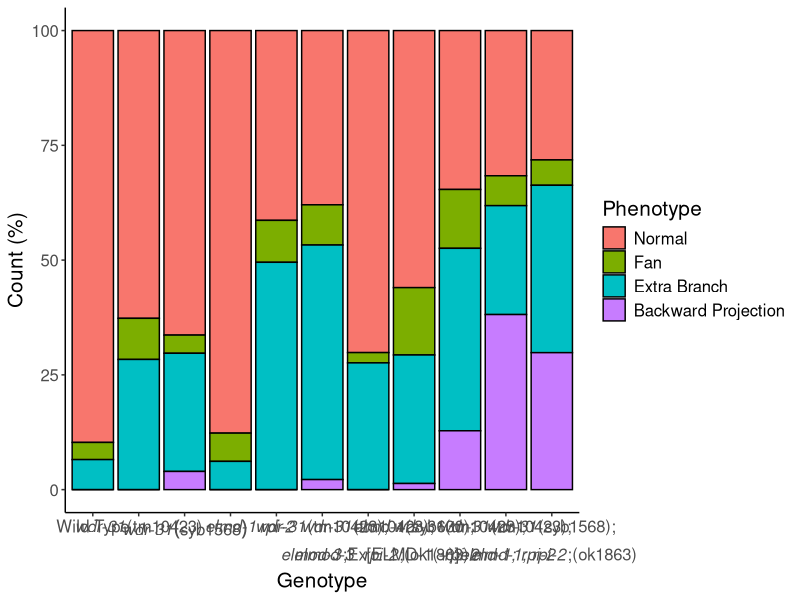
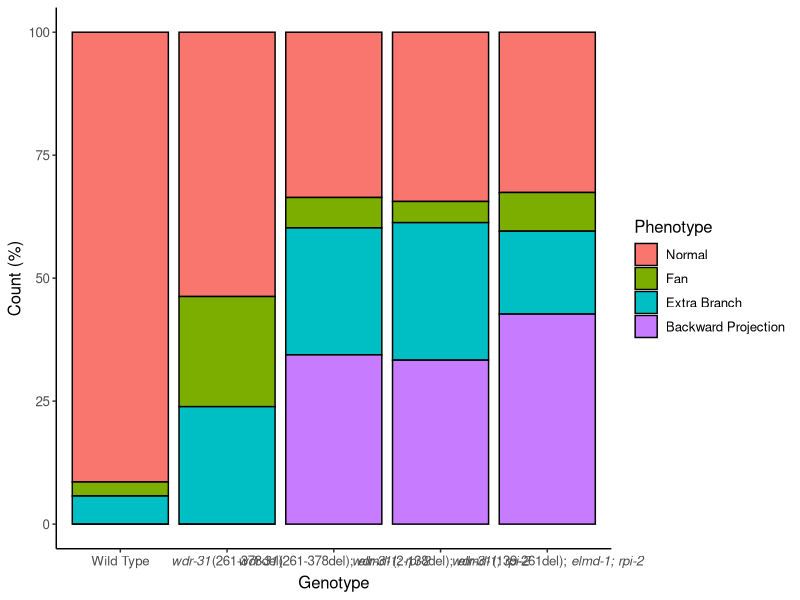
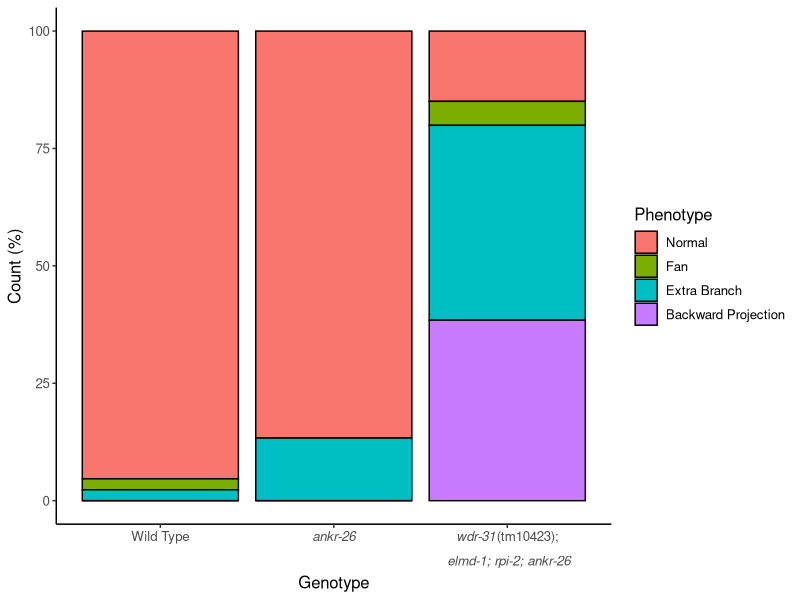
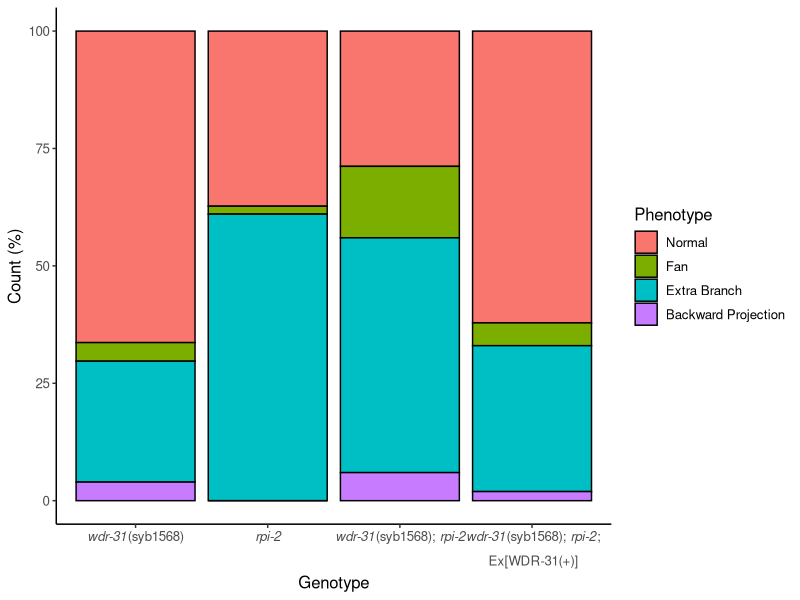

Source code (R) for these figures, in order:

library(readxl)
library(ggplot2)

awb_data<-function(data){
  
  colnames(data)[1]<-"Genotype"
  data1<-data[,c(1,2)]
  data2<-data[,c(1,3)]
  data3<-data[,c(1,4)]
  data4<-data[,c(1,5)]
  
  colnames(data1)[2]<-"Count"
  colnames(data2)[2]<-"Count"
  colnames(data3)[2]<-"Count"
  colnames(data4)[2]<-"Count"
  
  data1$Phenotype<-"Normal"
  data2$Phenotype<-"Fan"
  data3$Phenotype<-"Extra Branch"
  data4$Phenotype<-"Backward Projection"
  
  data1$Count<-as.numeric(data1$Count)
  data2$Count<-as.numeric(data2$Count)
  data3$Count<-as.numeric(data3$Count)
  data3$Count<-as.numeric(data3$Count)
  
  
  data1$Count_p<-(data1$Count*100)/(data3$Count + data1$Count + data2$Count + data4$Count)
  data2$Count_p<-(data2$Count*100)/(data3$Count + data1$Count + data2$Count + data4$Count)
  data3$Count_p<-(data3$Count*100)/(data3$Count + data1$Count + data2$Count + data4$Count)
  data4$Count_p<-(data4$Count*100)/(data3$Count + data1$Count + data2$Count + data4$Count)
  
  data_last<-rbind(data1, data2, data3, data4)
  data_last$Phenotype<-factor(data_last$Phenotype, levels = unique(data_last$Phenotype))
  data_last$Genotype<-factor(data_last$Genotype, levels = c(data1$Genotype))
  return(data_last)
}

awb<-read_xlsx("./data/AWB_Cilia_Morphology_Analysis.xlsx")
awb_2<-read_xlsx("./data/AWB_Cilia_Morphology_Analysis.xlsx",2)
awb_3<-read_xlsx("./data/AWB_Cilia_Morphology_Analysis.xlsx",3)
awb_4<-read_xlsx("./data/AWB_Cilia_Morphology_Analysis.xlsx",4)

awb_4<-awb_4[,1:5]

awb<-awb_data(awb)
awb_2<-awb_data(awb_2)
awb_3<-awb_data(awb_3)
awb_4<-awb_data(awb_4)


# Plot for table 1

xsub_plot1 <- ~ atop(paste(italic("wdr-31"),"(tm10423); "), paste(italic("elmod-3")))
xsub1_plot1 <- ~ atop(paste(italic("wdr-31"),"(tm10423); "), paste(italic("elmod-3"), ";Ex[ELMD-1(+)]"))
xsub2_plot1 <- ~ atop(paste(italic("elmd-1"),"(syb630); "), paste(italic("rpi-2"),";(ok1863)"))
xsub3_plot1 <- ~ atop(paste(italic("wdr-31"),"(tm10423); "), paste(italic("rpi-2")))
xsub4_plot1 <- ~ atop(paste(italic("wdr-31"),"(tm10423); "), paste(italic("elmd-1; rpi-2")))
xsub5_plot1 <- ~ atop(paste(italic("wdr-31"),"(syb1568); "), paste(italic("elmd-1; rpi-2"),";(ok1863)"))


awb_plot1<-ggplot(data = awb, aes(x = Genotype, y = Count_p, fill = Phenotype)) +
  geom_bar(stat = "identity", width = 0.9, color = "black") +
  scale_x_discrete("Genotype", labels = c(expression("Wild Type", 
                                                     paste(italic("wdr-31"),"(tm10423)"),
                                                     italic("wdr-31")(syb1568),
                                                     italic("elmd-1"),
                                                     italic("rpi-2")),
                                                     xsub_plot1,xsub1_plot1,xsub2_plot1,xsub3_plot1,xsub4_plot1,xsub5_plot1
  )) +
  scale_y_continuous("Count (%)") +
  theme(legend.text.align = 0, panel.background = element_rect(fill = "white"),
        axis.line = element_line(colour = "black"), text = element_text(size=15))



# Plot for table 2

awb_plot2<-ggplot(data = awb_2, aes(x = Genotype, y = Count_p, fill = Phenotype)) +
  geom_bar(stat = "identity", width = 0.9, color = "black") +
  scale_x_discrete("Genotype", labels = expression("Wild Type", 
                                                     paste(italic("wdr-31"),"(261-378del)"),
                                                     paste(italic("wdr-31"),"(261-378del); ", italic("elmd-1; rpi-2")),
                                                     paste(italic("wdr-31"),"(2-138del); ", italic("elmd-1; rpi-2")),
                                                     paste(italic("wdr-31"),"(139-261del); ", italic("elmd-1; rpi-2")),
  )) +
  scale_y_continuous("Count (%)") +
  theme(legend.text.align = 0, panel.background = element_rect(fill = "white"),
        axis.line = element_line(colour = "black"), text = element_text(size=12))


# Plot for table 3

xsub_plot3 <- ~ atop(paste(italic("wdr-31"),"(tm10423); "), paste(italic("elmd-1; rpi-2; ankr-26")))
awb_plot3<-ggplot(data = awb_3, aes(x = Genotype, y = Count_p, fill = Phenotype)) +
  geom_bar(stat = "identity", width = 0.9, color = "black") +
  scale_x_discrete("Genotype", labels = c(expression("Wild Type", 
                                                     italic("ankr-26")),
                                          xsub_plot3
  )) +
  scale_y_continuous("Count (%)") +
  theme(legend.text.align = 0, panel.background = element_rect(fill = "white"),
        axis.line = element_line(colour = "black"), text = element_text(size=12))


# Plot for table 4

xsub_plot4 <- ~ atop(paste(italic("wdr-31"),"(syb1568); ",italic("rpi-2"), ";"), "Ex[WDR-31(+)]")
awb_plot4<-ggplot(data = awb_4, aes(x = Genotype, y = Count_p, fill = Phenotype)) +
  geom_bar(stat = "identity", width = 0.9, color = "black") +
  scale_x_discrete("Genotype", labels = c(expression( 
                                                     paste(italic("wdr-31"),"(syb1568)"),
                                                     italic("rpi-2"),
                                                     paste(italic("wdr-31"),"(syb1568); ", italic("rpi-2"))),
                                          xsub_plot4
  )) +
  scale_y_continuous("Count (%)") +
  theme(legend.text.align = 0, panel.background = element_rect(fill = "white"),
        axis.line = element_line(colour = "black"), text = element_text(size=12))

# Draw all plots

awb_plot1
awb_plot2
awb_plot3
awb_plot4

